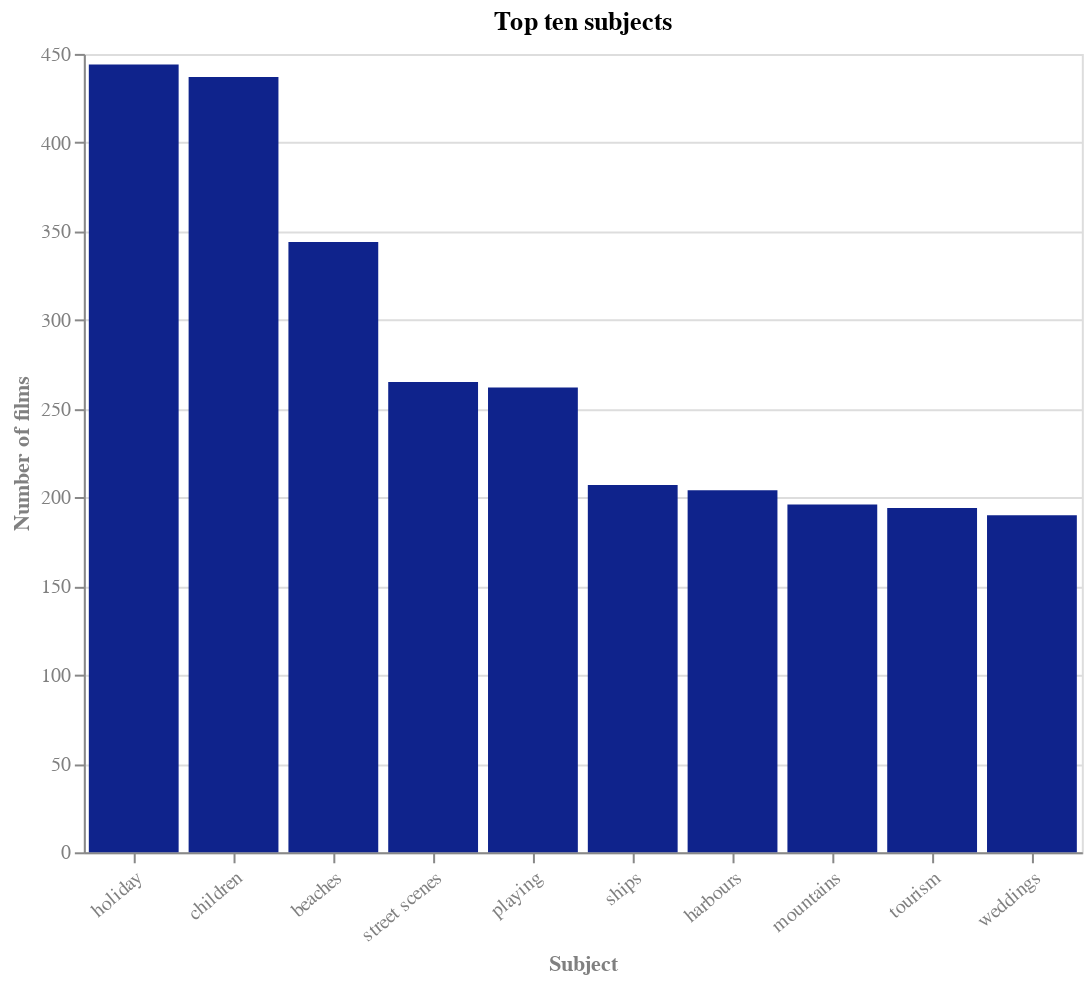

Write a Vega-Lite specification for this figure.
### Vega-Lite specification from a JSON file in a GitHub repository (floating-point values rounded to 4 significant figures)
{"$schema": "https://vega.github.io/schema/vega-lite/v5.json", "title": "Top ten subjects", "description": "Distribution of films over the top ten subjects (excluding the subject 'amateur recording')", "width": 500, "height": 400, "data": {"values": [{"Subject": "holiday", "Number of films": 444}, {"Subject": "children", "Number of films": 437}, {"Subject": "beaches", "Number of films": 344}, {"Subject": "street scenes", "Number of films": 265}, {"Subject": "playing", "Number of films": 262}, {"Subject": "ships", "Number of films": 207}, {"Subject": "harbours", "Number of films": 204}, {"Subject": "mountains", "Number of films": 196}, {"Subject": "tourism", "Number of films": 194}, {"Subject": "weddings", "Number of films": 190}]}, "mark": {"type": "bar", "binSpacing": 1, "tooltip": true}, "encoding": {"x": {"field": "Subject", "type": "nominal", "title": "Subject", "sort": "-y"}, "y": {"field": "Number of films", "type": "quantitative", "title": "Number of films"}, "color": {"value": "#0F238C"}}, "config": {"countTitle": "Count", "axisX": {"labelAngle": -40, "titleColor": "grey", "labelColor": "grey"}, "axisY": {"titleColor": "grey", "labelColor": "grey"}}}
